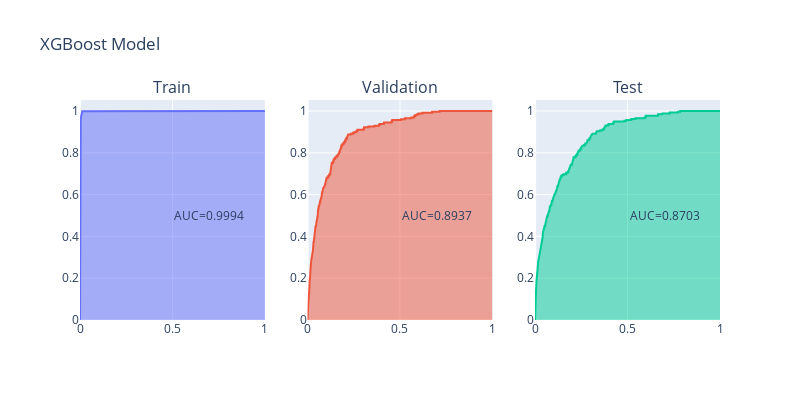

This figure's notebook cell:
### Code cell
fig = make_subplots(rows=1, cols=3, subplot_titles=("Train", "Validation", "Test"), vertical_spacing = 0.05)

xgb_metrics = [(y_train, y_train_xgb_pipe_pred[:, 1]),
                   (y_val, y_val_xgb_pipe_pred[:, 1]),
                   (y_test, y_test_xgb_pipe_pred[:, 1])]
count = 0
for i in xgb_metrics:
    fpr, tpr, thresholds = roc_curve(i[0], i[1])
    auc_score = auc(fpr, tpr)
    count+=1
    fig.add_trace(go.Scatter(x=fpr, y=tpr, fill='tozeroy',showlegend=False),row=1,col=count)
    fig.add_annotation(text=f'AUC={auc_score:.4f}',
                  xref="x"+str(count), yref="y"+str(count),
                  x=0.7, y=0.5, showarrow=False)
fig.update_layout(height=400, width=800, title_text="XGBoost Model")
fig.show()

### Figure 1 — Plotly figure (JSON) as saved in the notebook; plotly's stock layout.template omitted (floating-point values rounded to 4 significant figures; data arrays with more than 128 entries replaced by an {"elided": "..."} marker saying what was removed)
{"data": [{"fill": "tozeroy", "showlegend": false, "type": "scatter", "x": {"elided": "5241 float values"}, "xaxis": "x", "y": {"elided": "5241 float values"}, "yaxis": "y"}, {"fill": "tozeroy", "showlegend": false, "type": "scatter", "x": {"elided": "1717 float values"}, "xaxis": "x2", "y": {"elided": "1717 float values"}, "yaxis": "y2"}, {"fill": "tozeroy", "showlegend": false, "type": "scatter", "x": {"elided": "1726 float values"}, "xaxis": "x3", "y": {"elided": "1726 float values"}, "yaxis": "y3"}], "layout": {"annotations": [{"font": {"size": 16}, "showarrow": false, "text": "Train", "x": 0.1444, "xanchor": "center", "xref": "paper", "y": 1, "yanchor": "bottom", "yref": "paper"}, {"font": {"size": 16}, "showarrow": false, "text": "Validation", "x": 0.5, "xanchor": "center", "xref": "paper", "y": 1, "yanchor": "bottom", "yref": "paper"}, {"font": {"size": 16}, "showarrow": false, "text": "Test", "x": 0.8556, "xanchor": "center", "xref": "paper", "y": 1, "yanchor": "bottom", "yref": "paper"}, {"showarrow": false, "text": "AUC=0.9994", "x": 0.7, "xref": "x", "y": 0.5, "yref": "y"}, {"showarrow": false, "text": "AUC=0.8937", "x": 0.7, "xref": "x2", "y": 0.5, "yref": "y2"}, {"showarrow": false, "text": "AUC=0.8703", "x": 0.7, "xref": "x3", "y": 0.5, "yref": "y3"}], "height": 400, "title": {"text": "XGBoost Model"}, "width": 800, "xaxis": {"anchor": "y", "domain": [0, 0.2889]}, "xaxis2": {"anchor": "y2", "domain": [0.3556, 0.6444]}, "xaxis3": {"anchor": "y3", "domain": [0.7111, 1]}, "yaxis": {"anchor": "x", "domain": [0, 1]}, "yaxis2": {"anchor": "x2", "domain": [0, 1]}, "yaxis3": {"anchor": "x3", "domain": [0, 1]}}}
